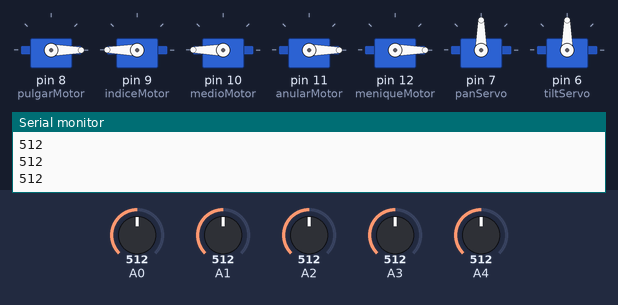
A sketch run on a simulated Arduino Uno, built with avr-gcc and run on an emulated ATmega328P. On the bench: 7 × servo, the last lines printed to the serial monitor. The inputs (shaded band) are chosen by the test bench; at power-on: A3 = 512, A0 = 512, A1 = 512, A2 = 512, A4 = 512.

Above: at 1.2 s.
1.3 s: A3 set to 306
At 2.5 s:
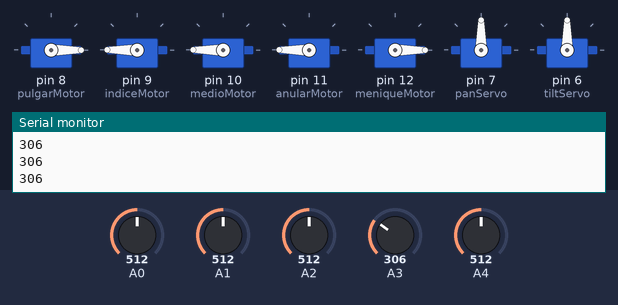
2.8 s: A0 set to 306
At 3.9 s:
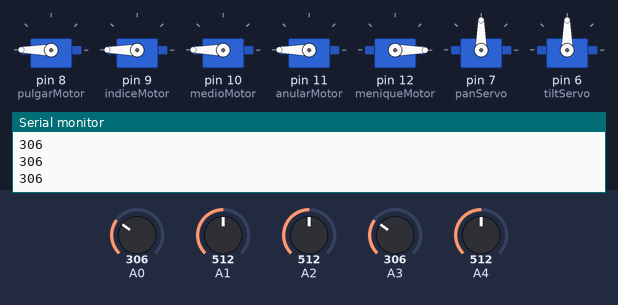
4.3 s: A1 set to 306
At 5.0 s:
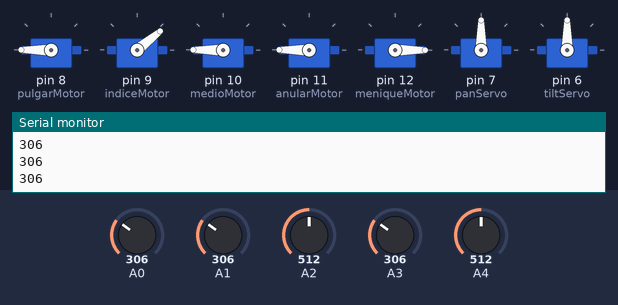
5.8 s: A2 set to 306
At 6.2 s:
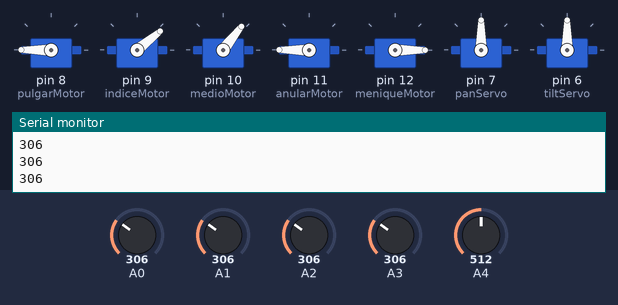
7.3 s: A4 set to 30
At 8.5 s:
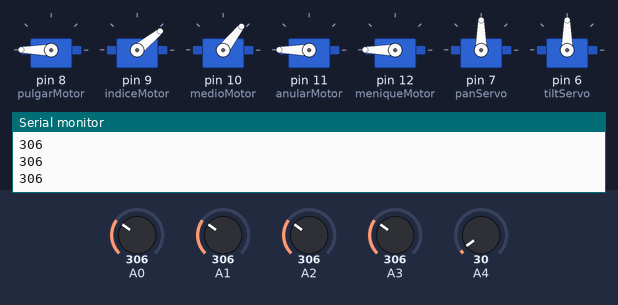
8.8 s: A3 set to 716
At 9.6 s:
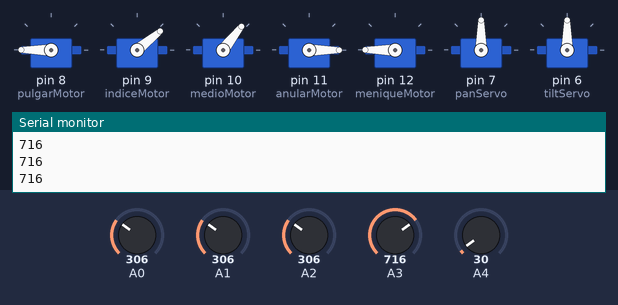
Timing chart, 0 to 11.3 s (numbered marks = the images above; inputs shaded):
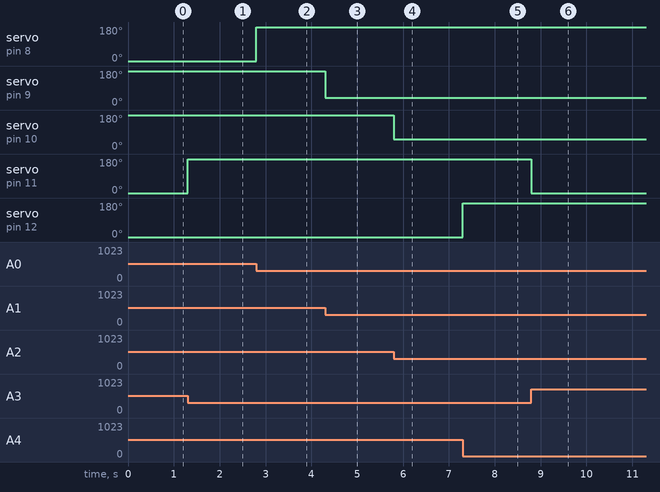

Measured:
- after the input at 1.3 s, servo on pin 11 (anularMotor): 0° → 180° at once
- after the input at 2.8 s, servo on pin 8 (pulgarMotor): 0° → 180° at once
- after the input at 4.3 s, servo on pin 9 (indiceMotor): 180° → 39° at once
- after the input at 5.8 s, servo on pin 10 (medioMotor): 180° → 52° at once
- after the input at 7.3 s, servo on pin 12 (meniqueMotor): 0° → 180° at once
- after the input at 8.8 s, servo on pin 11 (anularMotor): 180° → 0° at once

The sketch:

MARKVI_CompleteCode.ino
```cpp
                       /* MARK VI - Sábado 21 de Mayo - Código completo */
                       /*     BRAZO: Flexión y extención                */
                       /*     ANTEBRAZO: Supinación ypronación          */
                       /*     DEDOS: Flexión y extensión de cada uno    */

  //FUENTES:
//https://learn.sparkfun.com/tutorials/sik-experiment-guide-for-arduino---v32/experiment-9-using-a-flex-sensor
//http://www.instructables.com/id/How-to-use-a-Flex-Sensor-Arduino-Tutorial/?ALLSTEPS

#include <Servo.h>

//Para tilt/pan
#define START_CMD_CHAR '>'
#define END_CMD_CHAR '\n'
#define DIV_CMD_CHAR ','

       //Crear servos para controlar cada motor
      Servo pulgarMotor;
      Servo indiceMotor;
      Servo medioMotor;
      Servo anularMotor;
      Servo meniqueMotor;
      Servo panServo;
      Servo tiltServo;

      int tiltVal = 90;
      int panVal =90;

      // sensoduino stuff
      String inText;
      float value0, value1, value2;


void setup() {

// Asignar a cada motor un pin DIGITAL
  pulgarMotor.attach(8);
  indiceMotor.attach(9);
  medioMotor.attach(10);
  anularMotor.attach(11);
  meniqueMotor.attach(12);

  panServo.attach(7);
  tiltServo.attach(6);

  Serial.begin(9600);
}


void loop() {

  //  Obtener el valor de cada sensor por nos pines ANALÓGICOS
  int pulgarSensor = analogRead(A0);
  int indiceSensor = analogRead(A1);
  int medioSensor = analogRead(A2);
  int anularSensor = analogRead(A3);
  int meniqueSensor = analogRead(A4);
    Serial.println(anularSensor);

//Serial.println(meniqueSensor);               //(Para ver los valores análogos de los sensores ya justar map)

// Corresponder el valor de cada sensor (Obtenidos arriba) a grados de 0 a 180
  int pulgarPos = map(pulgarSensor, 380, 320, 0, 180);
  pulgarPos = constrain(pulgarPos, 0, 180);
  int indicePos = map(indiceSensor, 400, 280, 180, 0);
  indicePos = constrain(indicePos, 0, 180);
  int medioPos = map(medioSensor, 420, 260, 180, 0);
  medioPos = constrain(medioPos, 0, 180);
  int anularPos = map(anularSensor, 420, 370, 0,180);
  anularPos = constrain(anularPos, 0, 180);
  int meniquePos = map(meniqueSensor, 310, 255, 0, 180);
  meniquePos = constrain(meniquePos, 0, 180);

//Mover a los servos dándoles el valor de su posición variable
  pulgarMotor.write(pulgarPos);
  indiceMotor.write(indicePos);
  medioMotor.write(medioPos);
  anularMotor.write(anularPos);
  meniqueMotor.write(meniquePos);

  /*----------------------------PAN/TILT (BRAZO Y ANTERAZO)---------------------------*/

  Serial.flush();
int inCommand = 0;
int sensorType = 0;
unsigned long logCount = 0L;

char getChar = ' '; //leer serial

// Esperar a data entrante
if (Serial.available() < 1) return; // si Serial está vacía, regresar a loop()

// parse incoming command comenzar flag
getChar = Serial.read();
if (getChar != START_CMD_CHAR) return; // si ningun command realiza flag, regresar a loop()

// parse incoming pin# y valores
sensorType = Serial.parseInt(); // ¿Qué tipo de sensor es?
logCount = Serial.parseInt(); // Leer el total de sensores
value0 = Serial.parseFloat(); // 1º valor del sensor si existe
value1 = Serial.parseFloat(); // 2º
value2 = Serial.parseFloat(); // 3º


// Verificar el tipo de sensor. Si no es acelerometro(#1) ignorar lecturas
// sensorType Acelerómetro es 1

if (sensorType !=1) return;

panVal = value0; // value0 = X sensor reading
tiltVal = value1; // value1 = Y sensor reading

tiltVal = map(tiltVal, 10, -10, 0, 179); // Map Accelerometer Y value to tilt servo angle.
tiltServo.write(tiltVal);
delay(0);

panVal = map(panVal, -10, 10, 0, 179); // Map Accelerometer X value to pan servo angle.
panServo.write(panVal);
delay(0);

}
```
